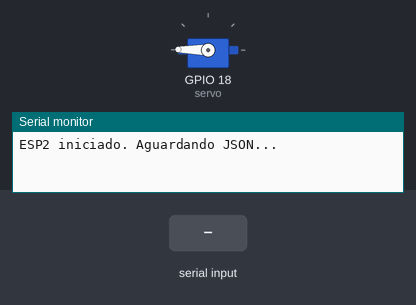
Recording of a program running on a simulated ESP32. On the bench: servo, the last lines printed to the serial monitor. Inputs (shaded band) come from the test bench. Nothing arrives over Bluetooth unless stated.

Above: at 0.15 s.
At 1.3 s:
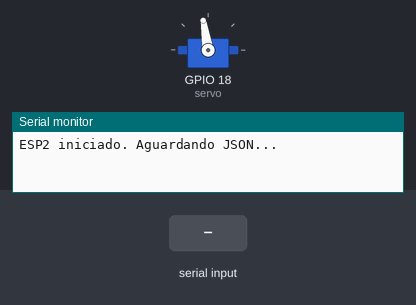
1.4 s: "1\n" received over the second serial link
At 1.65 s:
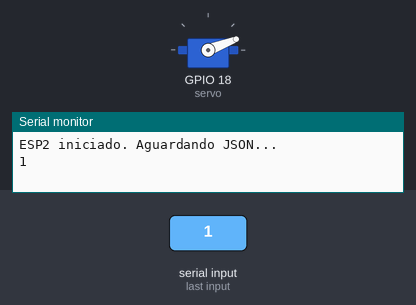
Timing chart, 0 to 10.4 s (numbered marks = the images above; inputs shaded):
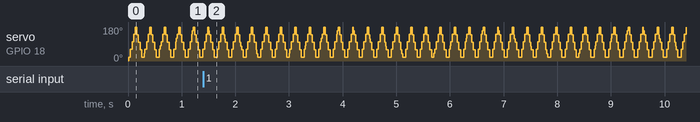

The program:

main.cpp
```cpp
//  #include <Arduino.h>
// #include <BluetoothSerial.h>
// #include <ArduinoJson.h>
// #include <LiquidCrystal_I2C.h>

// BluetoothSerial BT;
// LiquidCrystal_I2C lcd(0x27, 16, 2);

// unsigned long ultimoUpdate = 0;
// const unsigned long intervalo = 300;
// float umid = 0, tempC = 0, tempF = 0;

// void setup() {
//   Serial.begin(9600);
//   lcd.init();
//   lcd.backlight();

//   Serial.println("=== ESP32 SLAVE (LCD) ===");
//   Serial.println("Inicializando Bluetooth...");

//   if (!BT.begin("ESP32_Slave")) {
//     Serial.println(" Erro ao iniciar Bluetooth Slave!");
//     while (1);
//   }

//   Serial.println(" Bluetooth Slave iniciado!");
//   lcd.setCursor(0, 0);
//   lcd.print("Aguardando dados");
// }

// void loop() {

//   if (BT.available()) {
//     String jsonString = BT.readStringUntil('\n');
//     jsonString.trim();

//     if (jsonString.length() > 0) {
//       StaticJsonDocument<128> doc;
//       DeserializationError erro = deserializeJson(doc, jsonString);

//       if (!erro) {
//         umid = doc["umidade"];
//         tempC = doc["tempC"];
//         tempF = doc["tempF"];

//         Serial.printf(" Recebido JSON | Umidade: %.1f%% TempC: %.1f°C TempF: %.1f°F\n",
//                       umid, tempC, tempF);
//       } else {
//         Serial.print(" Erro ao interpretar JSON: ");
//         Serial.println(erro.f_str());
//       }
//     }
//   }


//   if (millis() - ultimoUpdate >= intervalo) {
//     ultimoUpdate = millis();

//     lcd.clear();
//     lcd.setCursor(0, 0);
//     lcd.printf("Umi:%.1f%%", umid);
//     lcd.setCursor(0, 1);
//     lcd.printf("T:%.1fC %.1fF", tempC, tempF);
//   }
// }


#include <Arduino.h>
#include <BluetoothSerial.h>
#include <ArduinoJson.h>
#include <Servo.h>

int pos = 0;
Servo servo;
BluetoothSerial SerialBT;
String MensagemRecebida;
void setup() {
  Serial.begin(9600);
  servo.attach(18, 500, 2500);

  SerialBT.begin("ESP2_SERVO_PWM");
  Serial.println("ESP2 iniciado. Aguardando JSON...");
}

void loop() {

  if (SerialBT.available()) {
    String MensagemRecebida = SerialBT.readStringUntil('\n');
    MensagemRecebida.trim();
    Serial.println(MensagemRecebida);
}
  for (pos = 1; pos <= 179; pos += 20) {
    servo.write(pos);
    delay(15);
  }

for (pos = 179; pos >= 1; pos -= 20) {
    servo.write(pos);
    delay(15);
  }
}
```
